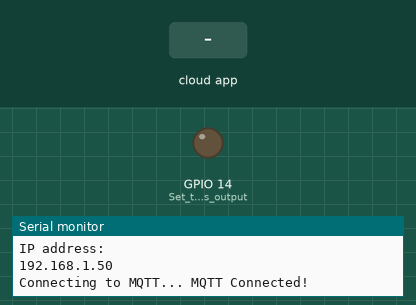
This sketch was run on a simulated ESP32. Shown: output pins drawn as LEDs (lit = HIGH), the last lines printed to the serial monitor. The test bench sets the inputs (shaded band). WiFi joins after 1.5 s; servers stay silent unless stated; no MQTT or app messages arrive unless stated.

Above: at 4.2 s.
4.3 s: the phone or cloud app sets onoff to ON
At 5.1 s:
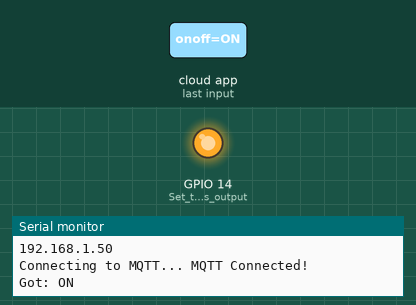
Timing chart, 0 to 7.3 s (numbered marks = the images above; inputs shaded):
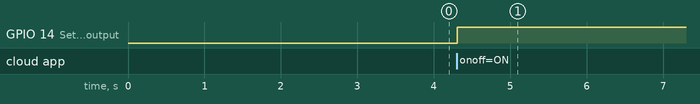

Measured:
- after the input at 4.3 s, GPIO 14 (Set_the_LED_pin_as_output): LOW → HIGH at once

The sketch:

MQTT_TLS.ino
```cpp
#include <WiFi.h>
#include "WiFiClientSecure.h"
#include "Adafruit_MQTT.h"
#include "Adafruit_MQTT_Client.h"

/************************* WiFi Access Point *********************************/

//#define WLAN_SSID "VM0255918"
//#define WLAN_PASS "zY9ovsmh8ekyonBy"

#define WLAN_SSID "Brookes WiFi"
#define WLAN_PASS "HelloBrookes"


/************************* Adafruit.io Setup *********************************/

#define AIO_SERVER      "io.adafruit.com"

// Using port 8883 for MQTTS
#define AIO_SERVERPORT  8883

#define AIO_USERNAME "8BitBlank"
#define AIO_KEY      "aio_fJbe528pyf6wmGWIlR9y0vxpX5Oi"

// WiFiFlientSecure for SSL/TLS support
WiFiClientSecure client;

// Setup the MQTT client class by passing in the WiFi client and MQTT server and login details.
Adafruit_MQTT_Client mqtt(&client, AIO_SERVER, AIO_SERVERPORT, AIO_USERNAME, AIO_KEY);

// io.adafruit.com root CA
const char* adafruitio_root_ca = \
      "-----BEGIN CERTIFICATE-----\n"
      "MIIEjTCCA3WgAwIBAgIQDQd4KhM/xvmlcpbhMf/ReTANBgkqhkiG9w0BAQsFADBh\n"
      "MQswCQYDVQQGEwJVUzEVMBMGA1UEChMMRGlnaUNlcnQgSW5jMRkwFwYDVQQLExB3\n"
      "d3cuZGlnaWNlcnQuY29tMSAwHgYDVQQDExdEaWdpQ2VydCBHbG9iYWwgUm9vdCBH\n"
      "MjAeFw0xNzExMDIxMjIzMzdaFw0yNzExMDIxMjIzMzdaMGAxCzAJBgNVBAYTAlVT\n"
      "MRUwEwYDVQQKEwxEaWdpQ2VydCBJbmMxGTAXBgNVBAsTEHd3dy5kaWdpY2VydC5j\n"
      "b20xHzAdBgNVBAMTFkdlb1RydXN0IFRMUyBSU0EgQ0EgRzEwggEiMA0GCSqGSIb3\n"
      "DQEBAQUAA4IBDwAwggEKAoIBAQC+F+jsvikKy/65LWEx/TMkCDIuWegh1Ngwvm4Q\n"
      "yISgP7oU5d79eoySG3vOhC3w/3jEMuipoH1fBtp7m0tTpsYbAhch4XA7rfuD6whU\n"
      "gajeErLVxoiWMPkC/DnUvbgi74BJmdBiuGHQSd7LwsuXpTEGG9fYXcbTVN5SATYq\n"
      "DfbexbYxTMwVJWoVb6lrBEgM3gBBqiiAiy800xu1Nq07JdCIQkBsNpFtZbIZhsDS\n"
      "fzlGWP4wEmBQ3O67c+ZXkFr2DcrXBEtHam80Gp2SNhou2U5U7UesDL/xgLK6/0d7\n"
      "6TnEVMSUVJkZ8VeZr+IUIlvoLrtjLbqugb0T3OYXW+CQU0kBAgMBAAGjggFAMIIB\n"
      "PDAdBgNVHQ4EFgQUlE/UXYvkpOKmgP792PkA76O+AlcwHwYDVR0jBBgwFoAUTiJU\n"
      "IBiV5uNu5g/6+rkS7QYXjzkwDgYDVR0PAQH/BAQDAgGGMB0GA1UdJQQWMBQGCCsG\n"
      "AQUFBwMBBggrBgEFBQcDAjASBgNVHRMBAf8ECDAGAQH/AgEAMDQGCCsGAQUFBwEB\n"
      "BCgwJjAkBggrBgEFBQcwAYYYaHR0cDovL29jc3AuZGlnaWNlcnQuY29tMEIGA1Ud\n"
      "HwQ7MDkwN6A1oDOGMWh0dHA6Ly9jcmwzLmRpZ2ljZXJ0LmNvbS9EaWdpQ2VydEds\n"
      "b2JhbFJvb3RHMi5jcmwwPQYDVR0gBDYwNDAyBgRVHSAAMCowKAYIKwYBBQUHAgEW\n"
      "HGh0dHBzOi8vd3d3LmRpZ2ljZXJ0LmNvbS9DUFMwDQYJKoZIhvcNAQELBQADggEB\n"
      "AIIcBDqC6cWpyGUSXAjjAcYwsK4iiGF7KweG97i1RJz1kwZhRoo6orU1JtBYnjzB\n"
      "c4+/sXmnHJk3mlPyL1xuIAt9sMeC7+vreRIF5wFBC0MCN5sbHwhNN1JzKbifNeP5\n"
      "ozpZdQFmkCo+neBiKR6HqIA+LMTMCMMuv2khGGuPHmtDze4GmEGZtYLyF8EQpa5Y\n"
      "jPuV6k2Cr/N3XxFpT3hRpt/3usU/Zb9wfKPtWpoznZ4/44c1p9rzFcZYrWkj3A+7\n"
      "TNBJE0GmP2fhXhP1D/XVfIW/h0yCJGEiV9Glm/uGOa3DXHlmbAcxSyCRraG+ZBkA\n"
      "7h4SeM6Y8l/7MBRpPCz6l8Y=\n"
      "-----END CERTIFICATE-----\n";

/****************************** Feeds ***************************************/

// Setup a feed called 'lrd' for publishing (upstream)
Adafruit_MQTT_Publish ldr = Adafruit_MQTT_Publish(&mqtt, AIO_USERNAME "/feeds/ldr");

// Feed for receiving on/off commands (downstream)
Adafruit_MQTT_Subscribe onoff = Adafruit_MQTT_Subscribe(&mqtt, AIO_USERNAME "/feeds/onoff");


/****************************** Vars ***************************************/

const int ldrPin = 32; // Input LDR pin
const int ledPin = 15; // Output LED pin

// PWM configuration parameters
const int freq = 5000;          // Frequency in Hz
const int resolution = 8;       // PWM resolution
int lightLevel = 0;             // LED light level


/*************************** Sketch Code ************************************/

void setup() {
  Serial.begin(115200);
  delay(10);
  pinMode(14, OUTPUT); // Set the LED pin as output

  Serial.println(F("Adafruit IO MQTTS (SSL/TLS)"));

  // Connect to WiFi access point.
  Serial.println(); Serial.println();
  Serial.print("Connecting to ");
  Serial.println(WLAN_SSID);

  delay(1000);

  WiFi.begin(WLAN_SSID, WLAN_PASS);
  delay(2000);

  // do this until established connection
  while (WiFi.status() != WL_CONNECTED) {
    delay(500);
    Serial.print(".");
  }
  Serial.println();

  //output device credentials IP and wifi device is on
  Serial.println("WiFi connected");
  Serial.println("IP address: "); Serial.println(WiFi.localIP());

  // Set Adafruit IO's root CA
  client.setCACert(adafruitio_root_ca);

  // Set up Adafruit IO MQTT subscriptions
  mqtt.subscribe(&onoff);
}

uint32_t x=0;

void loop() {
  // Ensure the connection to the MQTT server is alive (this will make the first
  // connection and automatically reconnect when disconnected).  See the MQTT_connect
  // function definition further below.
  MQTT_connect();
  //digitalWrite(ledPin, HIGH);

  Adafruit_MQTT_Subscribe *subscription;
  while ((subscription = mqtt.readSubscription(5000))) {
    if (subscription == &onoff) {
      Serial.print(F("Got: "));
      Serial.println((char *)onoff.lastread);
      if (!strcmp((char*) onoff.lastread, "ON")) {
        digitalWrite(14, HIGH);
      } else {
        digitalWrite(14, LOW);
      }
    }
  }
   // Read in value of light level from LDR
  lightLevel = analogRead(ldrPin);

  // Now we can publish the data to the feed
  Serial.print(F("Sending lightlevel -> "));
  Serial.print(lightLevel);
  if (! ldr.publish(lightLevel)) {
    Serial.println(F("[Failed]"));
  } else {
    Serial.println(F("[Success]"));
  }
  // wait a couple seconds to avoid rate limit
  delay(2000);

}

// Function to connect and reconnect as necessary to the MQTT server.
// Should be called in the loop function and it will take care if connecting.
void MQTT_connect() {
  int8_t ret;

  // Stop if already connected.
  if (mqtt.connected()) {
    return;
  }

  Serial.print("Connecting to MQTT... ");

  uint8_t retries = 3;
  while ((ret = mqtt.connect()) != 0) { // connect will return 0 for connected
       Serial.println(mqtt.connectErrorString(ret));
       Serial.println("Retrying MQTT connection in 5 seconds...");
       mqtt.disconnect();
       delay(5000);  // wait 5 seconds
       retries--;
       if (retries == 0) {
         // basically die and wait for WDT to reset me
         while (1);
       }
  }

  Serial.println("MQTT Connected!");
}
```
